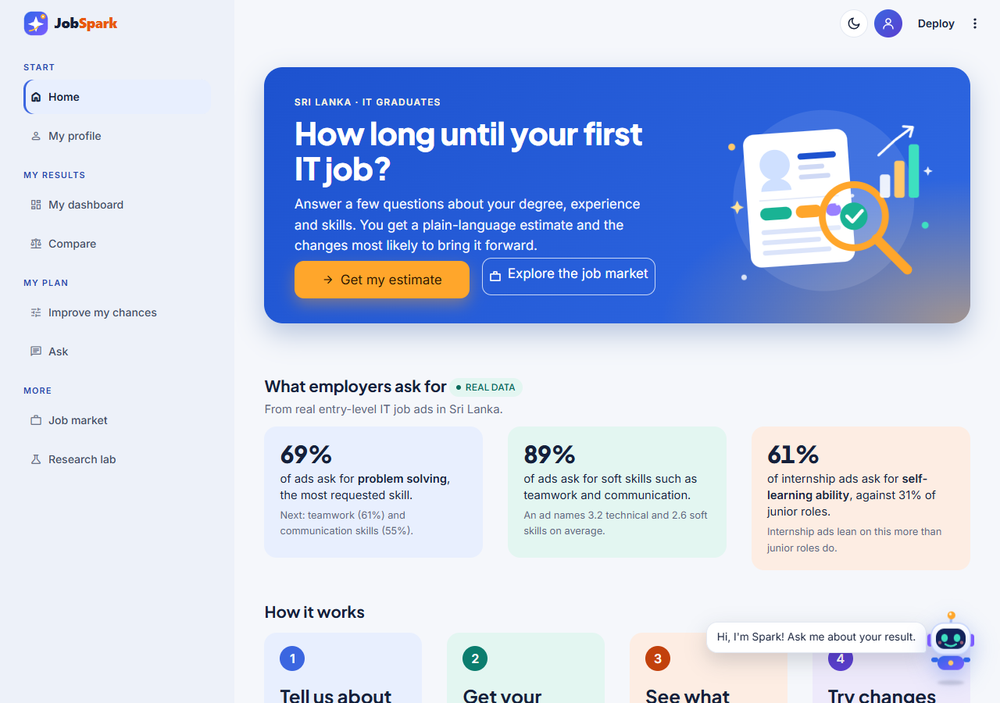
#> input picture docs/thesis_figures/jobspark_ui/light-desktop/01-home.png, 1000 x 703 px, shrunk from 1280 x 900 before the run
$ python extra_figures.py
#> lines starting #> are read from the running program, lines starting #| are printed output that depends on the picture
"""Three thesis images: main JobSpark pages (Chapter 4), the UI style guide (from frontend/ui.py tokens)
and the cleaning log as a table image (numbers from docs/data_cleaning_log.md)."""
from pathlib import Path
import matplotlib
matplotlib.use("Agg")
import matplotlib.pyplot as plt
from matplotlib.patches import FancyBboxPatch, Rectangle
from PIL import Image, ImageDraw, ImageFont

HERE = Path(__file__).parent
UI = HERE / "jobspark_ui" / "light-desktop"

# ---------------------------------------------------------------- main pages, 2 x 2 with gaps and labels
pages = [("01-home.png", "(a) Home"), ("02-profile-step1-about-you.png", "(b) My profile, step 1"),
         ("07-improve-my-chances.png", "(c) Improve my chances"), ("08-compare.png", "(d) Compare")]
ims = [Image.open(UI / f).convert("RGB") for f, _ in pages]
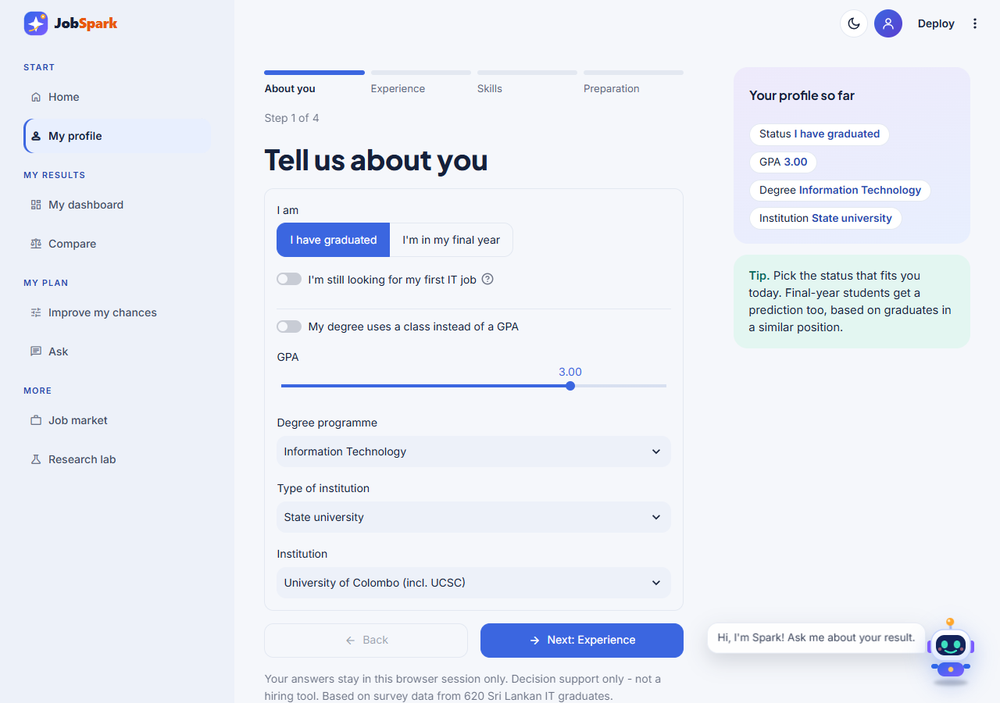
#> input picture docs/thesis_figures/jobspark_ui/light-desktop/02-profile-step1-about-you.png, 1000 x 703 px, shrunk from 1280 x 900 before the run
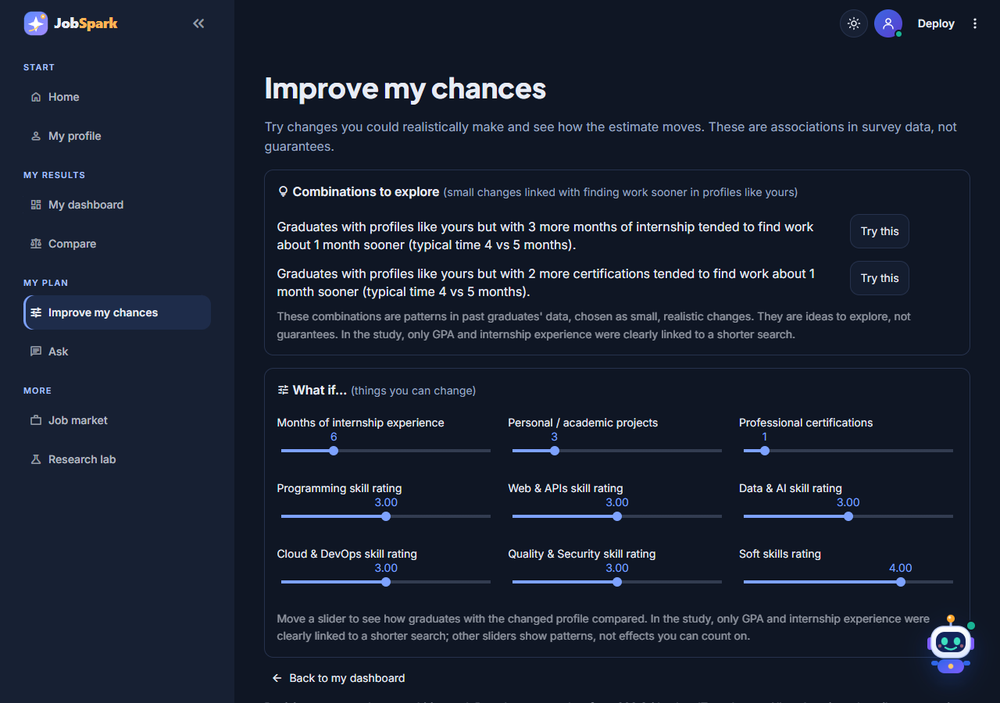
#> input picture docs/thesis_figures/jobspark_ui/dark-desktop/07-improve-my-chances.png, 1000 x 703 px, shrunk from 1280 x 900 before the run, found by its file name
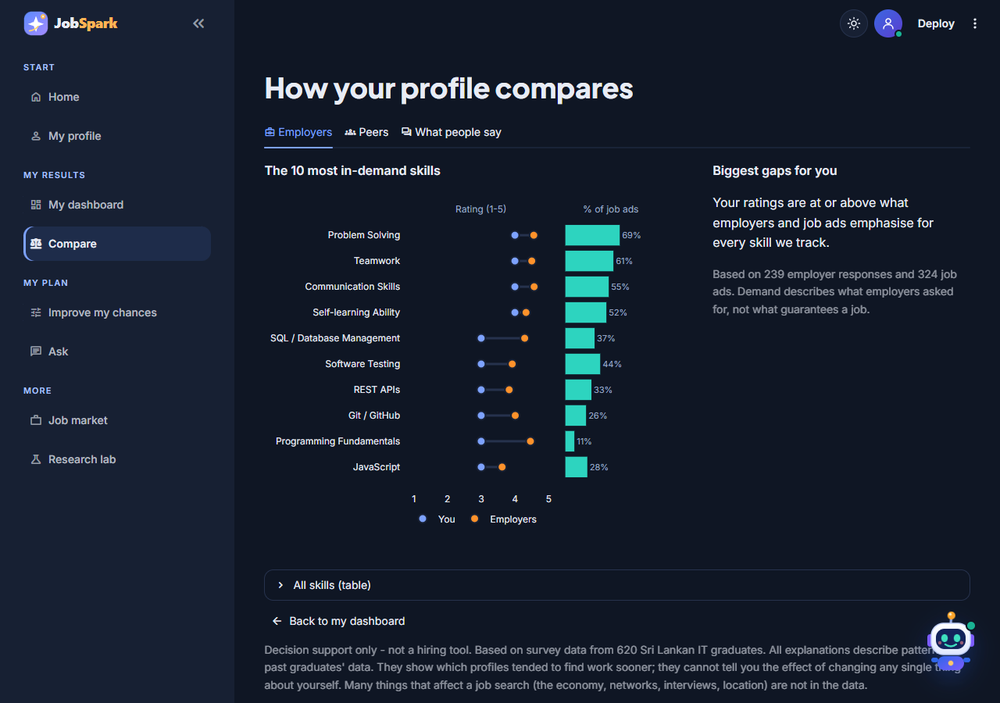
#> input picture docs/thesis_figures/jobspark_ui/dark-desktop/08-compare.png, 1000 x 703 px, shrunk from 1280 x 900 before the run, found by its file name
#> ims = 4 items
w, h = ims[0].size; gap, lab = 60, 70
#> after `w, h = ims[0].size`: w = 1000; h = 703
canvas = Image.new("RGB", (2 * w + gap, 2 * (h + lab) + gap), "white")
#> canvas: PIL image 2060x1606 RGB; every value is 255
dr = ImageDraw.Draw(canvas); font = ImageFont.truetype("arial.ttf", 40)
for k, (im, (_, label)) in enumerate(zip(ims, pages)):
    x = (k % 2) * (w + gap); y = (k // 2) * (h + lab + gap)
    canvas.paste(im, (x, y)); dr.rectangle([x, y, x + w - 1, y + h - 1], outline=(190, 190, 190), width=3)
    tw = dr.textlength(label, font=font); dr.text((x + (w - tw) / 2, y + h + 12), label, font=font, fill="black")
#> this loop made 4 passes
#> (label, x, y, tw) on passes 1 to 4: ('(a) Home', 0, 0, 186.6), ('(b) My profile, step 1', 1060, 0, 416.7), ('(c) Improve my chances', 0, 833, 483.2), ('(d) Compare', 1060, 833, 250.8)
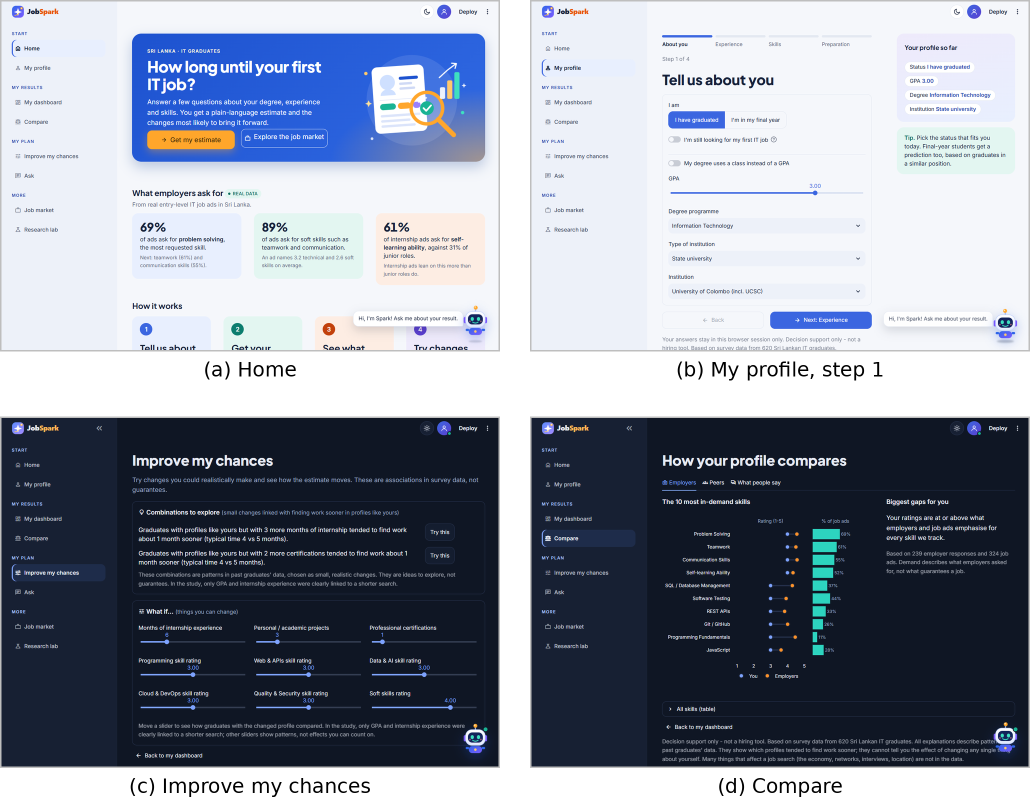
#> canvas: PIL image 2060x1606 RGB (shown at 1/2 size); mean R, G, B 139.6, 146.5, 160.5
canvas.save(HERE / "ui_main_pages.png")

# ---------------------------------------------------------------- style guide
light = [("Ink", "#15203a"), ("Muted", "#5a6682"), ("Panel", "#ffffff"), ("Wash", "#f5f7fb"), ("Brand", "#3b66e0"),
         ("Accent", "#ffa62b"), ("Mint", "#0b7d6e"), ("Peach", "#c2410c"), ("Lavender", "#5b3fd0")]
dark = [("Ink", "#e8ecf5"), ("Muted", "#9da9c2"), ("Panel", "#172033"), ("Wash", "#0f1624"), ("Brand", "#7da2ff"),
        ("Accent", "#ffa62b"), ("Mint", "#6ee0c8"), ("Peach", "#ffb98a"), ("Lavender", "#c2b6ff")]
fig, ax = plt.subplots(figsize=(6.4, 3.6)); ax.set_xlim(0, 6.4); ax.set_ylim(0, 3.6); ax.axis("off")
for row, (title, pal, y) in enumerate([("Light mode", light, 3.0), ("Dark mode", dark, 1.95)]):
    ax.text(0.05, y + 0.42, title, fontsize=7.5, weight="bold")
    for i, (n, c) in enumerate(pal):
        x = 0.05 + i * 0.7
        ax.add_patch(Rectangle((x, y - 0.12), 0.6, 0.45, fc=c, ec="#9aa5b1", lw=0.6))
        ax.text(x + 0.3, y - 0.22, n, ha="center", fontsize=5.5); ax.text(x + 0.3, y - 0.36, c, ha="center", fontsize=5, color="#555")
ax.text(0.05, 1.15, "Typography", fontsize=7.5, weight="bold")
ax.text(0.05, 0.95, "Headings: Plus Jakarta Sans, bold", fontsize=9, weight="bold", color="#15203a")
ax.text(0.05, 0.68, "Body text: Inter, regular; numbers in tabular figures", fontsize=7, color="#15203a")
ax.text(3.55, 1.15, "Components", fontsize=7.5, weight="bold")
ax.add_patch(FancyBboxPatch((3.55, 0.45), 1.35, 0.62, boxstyle="round,pad=0.01,rounding_size=0.08", fc="#3069e3", ec="none"))
ax.text(3.62, 0.92, "MOST LIKELY TIME", fontsize=4.5, color="white", weight="bold"); ax.text(3.62, 0.56, "5 months", fontsize=10, color="white", weight="bold")
ax.add_patch(FancyBboxPatch((5.05, 0.8), 1.15, 0.27, boxstyle="round,pad=0.01,rounding_size=0.13", fc="#ffa62b", ec="none"))
ax.text(5.62, 0.93, "Get my estimate", ha="center", va="center", fontsize=6, color="#2b1800", weight="bold")
ax.add_patch(FancyBboxPatch((5.05, 0.45), 1.15, 0.27, boxstyle="round,pad=0.01,rounding_size=0.13", fc="white", ec="#3b66e0", lw=0.8))
ax.text(5.62, 0.58, "Edit profile", ha="center", va="center", fontsize=6, color="#2547b0")
ax.text(0.05, 0.2, "Cards with 16 px rounded corners; colour by meaning: blue = the user and technical skills, orange = employers and soft skills, green = job advertisements.", fontsize=5.3, color="#333")
fig.savefig(HERE / "ui_style_guide.png", dpi=300, bbox_inches="tight", facecolor="white", pad_inches=0.03); plt.close(fig)
#> after `fig.savefig(HERE / 'ui_style_guide.png', dpi=300, bbox_inches='tight',`:
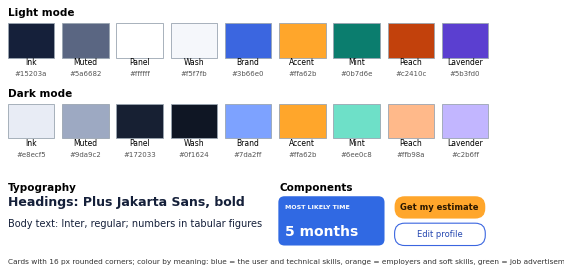
#> figure drawn by matplotlib, 1 panel

# ---------------------------------------------------------------- cleaning log as a table image
rows = [("Raw graduate responses", "-", "-", "1,175"),
        ("Duplicate submission", "Identical answers to an earlier submission", "4", "1,171"),
        ("Failed attention check", "Attention-check row (Q18) not answered with 4", "24", "1,147"),
        ("Final-year set aside", "No outcome yet; descriptive use only", "230", "917"),
        ("Outside eligibility window", "Completed over 36 months before the survey", "2", "915"),
        ("Missing job status", "Q17 missing, so the event is unknown", "2", "913"),
        ("Implausible job start", "First job more than 24 months before completion", "1", "912"),
        ("Not in the IT job market", "No IT role; further studies or not seeking", "27", "885"),
        ("Modelling graduates", "667 found an IT role; 218 (24.6%) censored", "-", "885"),
        ("Employer responses", "6 failed the attention check (245 received)", "6", "239")]
plt.rcParams["font.family"] = "Times New Roman"
fig, ax = plt.subplots(figsize=(6.4, 3.0)); ax.axis("off")
tb = ax.table(cellText=rows, colLabels=["Step", "Reason", "Removed", "Remaining"], loc="center", cellLoc="left",
              colWidths=[0.27, 0.49, 0.11, 0.13])
tb.auto_set_font_size(False); tb.set_fontsize(8); tb.scale(1, 1.45)
for (r, c), cell in tb.get_celld().items():
    cell.set_edgecolor("black"); cell.set_linewidth(0.5)
    if r == 0: cell.set_text_props(weight="bold")
fig.savefig(HERE / "cleaning_log_table.png", dpi=300, bbox_inches="tight", facecolor="white", pad_inches=0.02); plt.close(fig)
print("saved ui_main_pages.png, ui_style_guide.png, cleaning_log_table.png")
